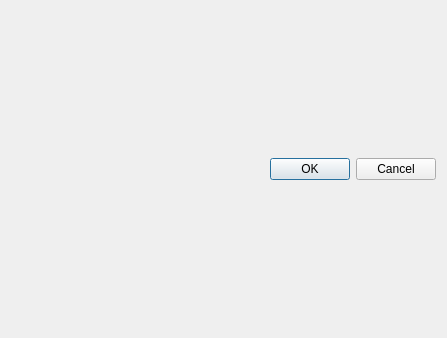
<?xml version="1.0" encoding="UTF-8"?>
<ui version="4.0">
 <class>SettingsDialog</class>
 <widget class="QDialog" name="SettingsDialog">
  <property name="windowModality">
   <enum>Qt::ApplicationModal</enum>
  </property>
  <property name="geometry">
   <rect>
    <x>0</x>
    <y>0</y>
    <width>447</width>
    <height>338</height>
   </rect>
  </property>
  <property name="windowTitle">
   <string>Dialog</string>
  </property>
  <layout class="QVBoxLayout" name="verticalLayout">
   <item>
    <layout class="QGridLayout" name="grid"/>
   </item>
   <item>
    <widget class="QDialogButtonBox" name="buttonBox">
     <property name="orientation">
      <enum>Qt::Horizontal</enum>
     </property>
     <property name="standardButtons">
      <set>QDialogButtonBox::Cancel|QDialogButtonBox::Ok</set>
     </property>
    </widget>
   </item>
  </layout>
 </widget>
 <resources/>
 <connections>
  <connection>
   <sender>buttonBox</sender>
   <signal>accepted()</signal>
   <receiver>SettingsDialog</receiver>
   <slot>accept()</slot>
   <hints>
    <hint type="sourcelabel">
     <x>248</x>
     <y>254</y>
    </hint>
    <hint type="destinationlabel">
     <x>157</x>
     <y>274</y>
    </hint>
   </hints>
  </connection>
  <connection>
   <sender>buttonBox</sender>
   <signal>rejected()</signal>
   <receiver>SettingsDialog</receiver>
   <slot>reject()</slot>
   <hints>
    <hint type="sourcelabel">
     <x>316</x>
     <y>260</y>
    </hint>
    <hint type="destinationlabel">
     <x>286</x>
     <y>274</y>
    </hint>
   </hints>
  </connection>
 </connections>
</ui>
